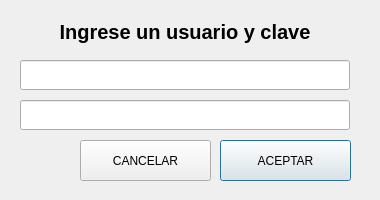
<?xml version="1.0" encoding="UTF-8"?>
<ui version="4.0">
 <class>Dialog</class>
 <widget class="QDialog" name="Dialog">
  <property name="windowModality">
   <enum>Qt::ApplicationModal</enum>
  </property>
  <property name="geometry">
   <rect>
    <x>0</x>
    <y>0</y>
    <width>380</width>
    <height>200</height>
   </rect>
  </property>
  <property name="sizePolicy">
   <sizepolicy hsizetype="Fixed" vsizetype="Fixed">
    <horstretch>0</horstretch>
    <verstretch>0</verstretch>
   </sizepolicy>
  </property>
  <property name="acceptDrops">
   <bool>false</bool>
  </property>
  <property name="windowTitle">
   <string notr="true">ingresar</string>
  </property>
  <widget class="QLineEdit" name="lineEdit">
   <property name="geometry">
    <rect>
     <x>20</x>
     <y>60</y>
     <width>330</width>
     <height>30</height>
    </rect>
   </property>
  </widget>
  <widget class="QLineEdit" name="lineEdit_2">
   <property name="geometry">
    <rect>
     <x>20</x>
     <y>100</y>
     <width>330</width>
     <height>30</height>
    </rect>
   </property>
  </widget>
  <widget class="QPushButton" name="aceptar">
   <property name="geometry">
    <rect>
     <x>220</x>
     <y>140</y>
     <width>131</width>
     <height>41</height>
    </rect>
   </property>
   <property name="text">
    <string>ACEPTAR</string>
   </property>
  </widget>
  <widget class="QPushButton" name="cancelar">
   <property name="geometry">
    <rect>
     <x>80</x>
     <y>140</y>
     <width>131</width>
     <height>41</height>
    </rect>
   </property>
   <property name="text">
    <string>CANCELAR</string>
   </property>
  </widget>
  <widget class="QLabel" name="label">
   <property name="geometry">
    <rect>
     <x>20</x>
     <y>20</y>
     <width>330</width>
     <height>25</height>
    </rect>
   </property>
   <property name="font">
    <font>
     <pointsize>15</pointsize>
     <weight>75</weight>
     <bold>true</bold>
     <underline>false</underline>
     <strikeout>false</strikeout>
     <stylestrategy>PreferDefault</stylestrategy>
     <kerning>true</kerning>
    </font>
   </property>
   <property name="layoutDirection">
    <enum>Qt::LeftToRight</enum>
   </property>
   <property name="text">
    <string>Ingrese un usuario y clave</string>
   </property>
   <property name="textFormat">
    <enum>Qt::RichText</enum>
   </property>
   <property name="scaledContents">
    <bool>false</bool>
   </property>
   <property name="alignment">
    <set>Qt::AlignCenter</set>
   </property>
  </widget>
 </widget>
 <resources/>
 <connections/>
</ui>
